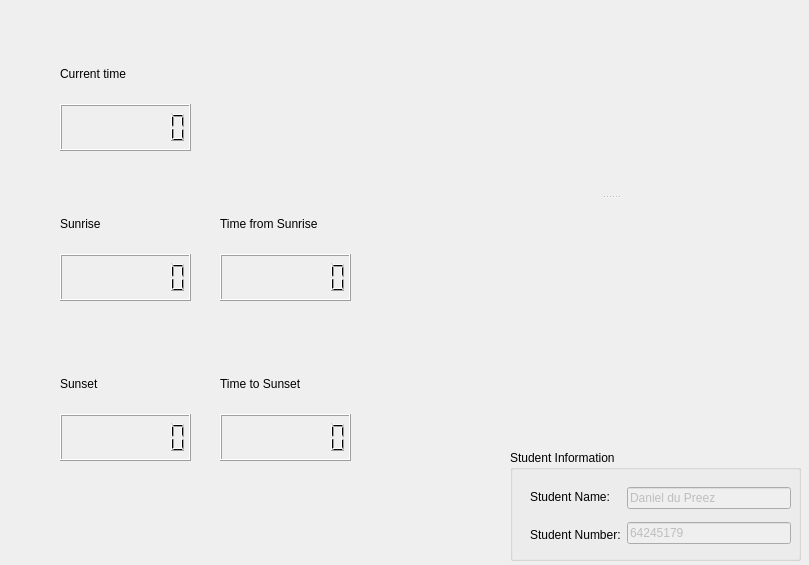
<?xml version="1.0" encoding="UTF-8"?>
<ui version="4.0">
 <class>Dialog</class>
 <widget class="QDialog" name="Dialog">
  <property name="geometry">
   <rect>
    <x>0</x>
    <y>0</y>
    <width>809</width>
    <height>565</height>
   </rect>
  </property>
  <property name="windowTitle">
   <string>Sunrises and Sunsets</string>
  </property>
  <widget class="QGroupBox" name="studentInfoLayout">
   <property name="geometry">
    <rect>
     <x>510</x>
     <y>450</y>
     <width>291</width>
     <height>111</height>
    </rect>
   </property>
   <property name="title">
    <string>Student Information</string>
   </property>
   <widget class="QWidget" name="layoutWidget">
    <property name="geometry">
     <rect>
      <x>20</x>
      <y>30</y>
      <width>261</width>
      <height>71</height>
     </rect>
    </property>
    <layout class="QHBoxLayout" name="studentLayout">
     <item>
      <layout class="QVBoxLayout" name="studentLabelsLayout">
       <item>
        <widget class="QLabel" name="studNameDescLabel">
         <property name="enabled">
          <bool>true</bool>
         </property>
         <property name="text">
          <string>Student Name:</string>
         </property>
        </widget>
       </item>
       <item>
        <widget class="QLabel" name="studNumDesclabel">
         <property name="text">
          <string>Student Number:</string>
         </property>
        </widget>
       </item>
      </layout>
     </item>
     <item>
      <layout class="QVBoxLayout" name="studentDetailsLayout">
       <item>
        <widget class="QLineEdit" name="studNameLable">
         <property name="enabled">
          <bool>false</bool>
         </property>
         <property name="text">
          <string>Daniel du Preez</string>
         </property>
        </widget>
       </item>
       <item>
        <widget class="QLineEdit" name="studNumLable">
         <property name="enabled">
          <bool>false</bool>
         </property>
         <property name="text">
          <string>64245179</string>
         </property>
        </widget>
       </item>
      </layout>
     </item>
    </layout>
   </widget>
  </widget>
  <widget class="QWidget" name="layoutWidget">
   <property name="geometry">
    <rect>
     <x>60</x>
     <y>200</y>
     <width>131</width>
     <height>101</height>
    </rect>
   </property>
   <layout class="QVBoxLayout" name="sunriseLayout">
    <item>
     <widget class="QLabel" name="sunriseLabel">
      <property name="text">
       <string>Sunrise</string>
      </property>
     </widget>
    </item>
    <item>
     <widget class="QLCDNumber" name="sunriseLCD">
      <property name="digitCount">
       <number>8</number>
      </property>
     </widget>
    </item>
   </layout>
  </widget>
  <widget class="QWidget" name="layoutWidget_2">
   <property name="geometry">
    <rect>
     <x>60</x>
     <y>360</y>
     <width>131</width>
     <height>101</height>
    </rect>
   </property>
   <layout class="QVBoxLayout" name="sunsetLayout">
    <item>
     <widget class="QLabel" name="sunseLabel">
      <property name="text">
       <string>Sunset</string>
      </property>
     </widget>
    </item>
    <item>
     <widget class="QLCDNumber" name="sunsetLCD">
      <property name="digitCount">
       <number>8</number>
      </property>
     </widget>
    </item>
   </layout>
  </widget>
  <widget class="QWidget" name="layoutWidget">
   <property name="geometry">
    <rect>
     <x>60</x>
     <y>50</y>
     <width>131</width>
     <height>101</height>
    </rect>
   </property>
   <layout class="QVBoxLayout" name="currentTimeLayout">
    <item>
     <widget class="QLabel" name="currentTimeLabel">
      <property name="text">
       <string>Current time</string>
      </property>
     </widget>
    </item>
    <item>
     <widget class="QLCDNumber" name="currentTimeLCD">
      <property name="digitCount">
       <number>8</number>
      </property>
     </widget>
    </item>
   </layout>
  </widget>
  <widget class="QWidget" name="layoutWidget_3">
   <property name="geometry">
    <rect>
     <x>220</x>
     <y>360</y>
     <width>131</width>
     <height>101</height>
    </rect>
   </property>
   <layout class="QVBoxLayout" name="timeToSunsetLayout">
    <item>
     <widget class="QLabel" name="timeToSunsetLabel">
      <property name="text">
       <string>Time to Sunset</string>
      </property>
     </widget>
    </item>
    <item>
     <widget class="QLCDNumber" name="timeToSunsetLCD">
      <property name="digitCount">
       <number>8</number>
      </property>
     </widget>
    </item>
   </layout>
  </widget>
  <widget class="QWidget" name="layoutWidget_4">
   <property name="geometry">
    <rect>
     <x>220</x>
     <y>200</y>
     <width>131</width>
     <height>101</height>
    </rect>
   </property>
   <layout class="QVBoxLayout" name="timeFromSunriseLayout">
    <item>
     <widget class="QLabel" name="timeFromSunriseLabel">
      <property name="text">
       <string>Time from Sunrise</string>
      </property>
     </widget>
    </item>
    <item>
     <widget class="QLCDNumber" name="timeFromSunriseLCD">
      <property name="digitCount">
       <number>8</number>
      </property>
     </widget>
    </item>
   </layout>
  </widget>
  <widget class="QSplitter" name="splitter">
   <property name="geometry">
    <rect>
     <x>460</x>
     <y>41</y>
     <width>301</width>
     <height>311</height>
    </rect>
   </property>
   <property name="orientation">
    <enum>Qt::Vertical</enum>
   </property>
   <widget class="QLabel" name="dayOrNightLabel">
    <property name="text">
     <string/>
    </property>
   </widget>
   <widget class="QLabel" name="dayOrNightPic">
    <property name="text">
     <string/>
    </property>
    <property name="pixmap">
     <pixmap>img/DayTime.jpeg</pixmap>
    </property>
   </widget>
  </widget>
 </widget>
 <resources>
  <include location="img/NightTime.qrc"/>
  <include location="img/DayTime.qrc"/>
 </resources>
 <connections/>
</ui>
